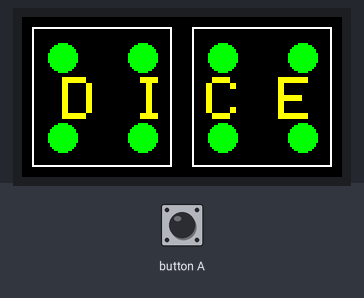
Simulated run of this sketch. Board: ESP32. Parts: 160×80 colour display. The test bench sets the inputs (shaded band). Random numbers use the default seed unless the sketch sets one.

Above: at 1.3 s.
1.4 s: button A pressed for 0.15 s
At 2.01 s:
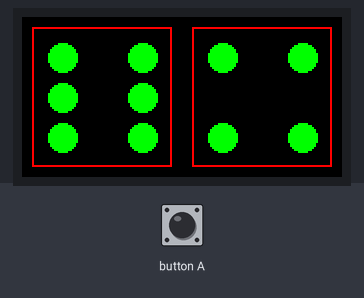
2.1 s: button A pressed for 3.2 s
At 8.77 s:
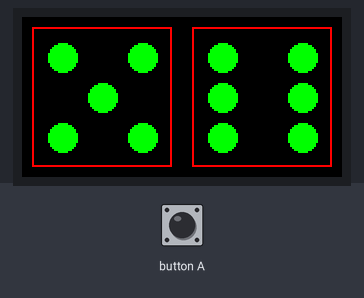
8.9 s: button A pressed for 1 s
At 13.27 s:
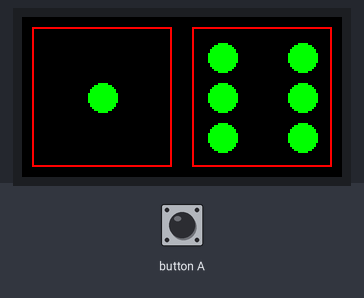
13.5 s: button A pressed for 1 s
At 15.9 s:
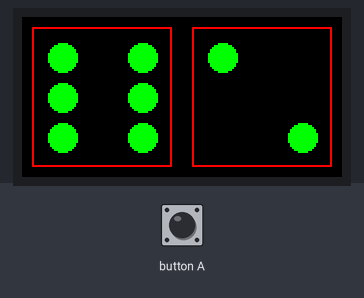

Measured:
- after the input at 1.4 s, the display: first changes at once (image 1 shows a later state)

The sketch:

Dice.ino
```cpp
// DICE
// for M5StickC
// PRESS TOP BUTTON TO ROLL
// SCREEN OFF AFTER 15 SECONDS TO SAVE BATTERY
// WAKES WHEN MOVED

#include <M5StickC.h>
#define btnTop 37

bool dnum = 0;
uint8_t d1,d2;
unsigned long lastSleepTime;
// sleep after 15 seconds
int sleepInterval = 15000;
bool sleepMode = 0;

void setup() {
  M5.MPU6886.Init();
  M5.begin();
  M5.Lcd.setRotation(1);
  M5.Lcd.fillScreen(BLACK);

  // RECTANGLE x,y,w,h,colour
  M5.Lcd.drawRect(5, 5, 70, 70, WHITE);
  M5.Lcd.drawRect(85, 5, 70, 70, WHITE);

  // CIRCLE x,y,size,colour
  // D1
  M5.Lcd.fillCircle(20, 20, 7, TFT_GREEN);
  M5.Lcd.fillCircle(20, 60, 7, TFT_GREEN);
  M5.Lcd.fillCircle(60, 20, 7, TFT_GREEN);
  M5.Lcd.fillCircle(60, 60, 7, TFT_GREEN);
  // D2
  M5.Lcd.fillCircle(100, 20, 7, TFT_GREEN);
  M5.Lcd.fillCircle(100, 60, 7, TFT_GREEN);
  M5.Lcd.fillCircle(140, 20, 7, TFT_GREEN);
  M5.Lcd.fillCircle(140, 60, 7, TFT_GREEN);
  // STARTUP SCREEN
  M5.Lcd.setTextSize(3);
  M5.Lcd.setTextColor(YELLOW);
  M5.Lcd.setCursor(20, 30);
  M5.Lcd.print("D I C E");
}

void loop() {


  if (!sleepMode) {
    // SLEEP TIMER
    if (millis() - lastSleepTime > sleepInterval) {
      sleepMode = true;
      // turn screen off
      M5.Axp.ScreenBreath(0);
    } else {
      // BUTTON PRESS TO ROLL
      if (digitalRead(btnTop) == LOW) {
        // reset sleep timer before roll
        // so doesent go to sleep during roll
        lastSleepTime = millis();
        doRoll();
        // reset sleep timer after roll
        lastSleepTime = millis();
      }
      // keep it random
      d1 = random(1, 7);
      d2 = random(1, 7);
    }
  } else {
    // test for movement
    float gyroX_f, gyroY_f, gyroZ_f;
    M5.MPU6886.getGyroData(&gyroX_f, &gyroY_f,&gyroZ_f);
    if (gyroX_f > 20) {
      // WAKE
      // turn screen ON
      M5.Axp.ScreenBreath(15);
      sleepMode = false;
      lastSleepTime = millis();
    }
  }

}

void doRoll() {
  // 4 to 6 seconds
  int rollTime = random(3000, 6000);
  unsigned long startTime = millis();
  int delayTime = 100;
  while (millis() < startTime + rollTime) {
    M5.Lcd.fillScreen(BLACK);
    M5.Lcd.drawRect(5, 5, 70, 70, RED);
    M5.Lcd.drawRect(85, 5, 70, 70, RED);
    d1 = random(1, 7);
    d2 = random(1, 7);
    doDisplay(d1);
    dnum = !dnum;
    doDisplay(d2);
    delay(delayTime);
    delayTime += 10;
  }
  M5.Lcd.drawRect(5, 5, 70, 70, WHITE);
  M5.Lcd.drawRect(85, 5, 70, 70, WHITE);
}

void doDisplay(int v) {
  switch (v) {
    case 1:
      if (!dnum) {
      // D1
      M5.Lcd.fillCircle(40, 40, 7, TFT_GREEN);
      } else {
      // D2
      M5.Lcd.fillCircle(120, 40, 7, TFT_GREEN);
      }
      break;
    case 2:
      if (!dnum) {
      // D1
      M5.Lcd.fillCircle(20, 20, 7, TFT_GREEN);
      M5.Lcd.fillCircle(60, 60, 7, TFT_GREEN);
      } else {
      // D2
      M5.Lcd.fillCircle(100, 20, 7, TFT_GREEN);
      M5.Lcd.fillCircle(140, 60, 7, TFT_GREEN);
      }
      break;
    case 3:
      if (!dnum) {
      // D1
      M5.Lcd.fillCircle(20, 20, 7, TFT_GREEN);
      M5.Lcd.fillCircle(40, 40, 7, TFT_GREEN);
      M5.Lcd.fillCircle(60, 60, 7, TFT_GREEN);
      } else {
      // D2
      M5.Lcd.fillCircle(100, 20, 7, TFT_GREEN);
      M5.Lcd.fillCircle(120, 40, 7, TFT_GREEN);
      M5.Lcd.fillCircle(140, 60, 7, TFT_GREEN);
      }
      break;
    case 4:
      if (!dnum) {
      // D1
      M5.Lcd.fillCircle(20, 20, 7, TFT_GREEN);
      M5.Lcd.fillCircle(20, 60, 7, TFT_GREEN);
      M5.Lcd.fillCircle(60, 20, 7, TFT_GREEN);
      M5.Lcd.fillCircle(60, 60, 7, TFT_GREEN);
      } else {
      // D2
      M5.Lcd.fillCircle(100, 20, 7, TFT_GREEN);
      M5.Lcd.fillCircle(100, 60, 7, TFT_GREEN);
      M5.Lcd.fillCircle(140, 20, 7, TFT_GREEN);
      M5.Lcd.fillCircle(140, 60, 7, TFT_GREEN);
      }
      break;
    case 5:
      if (!dnum) {
      // D1
      M5.Lcd.fillCircle(20, 20, 7, TFT_GREEN);
      M5.Lcd.fillCircle(20, 60, 7, TFT_GREEN);
      M5.Lcd.fillCircle(40, 40, 7, TFT_GREEN);
      M5.Lcd.fillCircle(60, 20, 7, TFT_GREEN);
      M5.Lcd.fillCircle(60, 60, 7, TFT_GREEN);
      } else {
      // D2
      M5.Lcd.fillCircle(100, 20, 7, TFT_GREEN);
      M5.Lcd.fillCircle(100, 60, 7, TFT_GREEN);
      M5.Lcd.fillCircle(120, 40, 7, TFT_GREEN);
      M5.Lcd.fillCircle(140, 20, 7, TFT_GREEN);
      M5.Lcd.fillCircle(140, 60, 7, TFT_GREEN);
      }
      break;
    case 6:
      if (!dnum) {
      // D1
      M5.Lcd.fillCircle(20, 20, 7, TFT_GREEN);
      M5.Lcd.fillCircle(20, 40, 7, TFT_GREEN);
      M5.Lcd.fillCircle(20, 60, 7, TFT_GREEN);
      M5.Lcd.fillCircle(60, 20, 7, TFT_GREEN);
      M5.Lcd.fillCircle(60, 40, 7, TFT_GREEN);
      M5.Lcd.fillCircle(60, 60, 7, TFT_GREEN);
      } else {
      // D2
      M5.Lcd.fillCircle(100, 20, 7, TFT_GREEN);
      M5.Lcd.fillCircle(100, 40, 7, TFT_GREEN);
      M5.Lcd.fillCircle(100, 60, 7, TFT_GREEN);
      M5.Lcd.fillCircle(140, 20, 7, TFT_GREEN);
      M5.Lcd.fillCircle(140, 40, 7, TFT_GREEN);
      M5.Lcd.fillCircle(140, 60, 7, TFT_GREEN);
      }
      break;
  }
}
```
